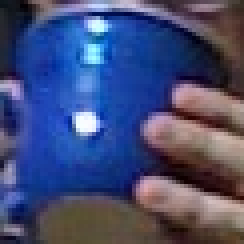
//> input picture opencv_extra/learning_opencv_v2/BlueCup.jpg, 61 x 61 px (shown 4 times larger)
$ ./ch7_ex7_1 BlueCup.jpg   (built with g++ and OpenCV 4)
//> lines starting //> are read from the running program, lines starting //| are printed output that depends on the picture
//
// Example 7-1. Histogram computation and display
//
//
/* License:
   July 20, 2011
   Standard BSD

   BOOK: It would be nice if you cited it:
   Learning OpenCV 2: Computer Vision with the OpenCV Library
     by Gary Bradski and Adrian Kaehler
     Published by O'Reilly Media

   AVAILABLE AT:
     http://www.amazon.com/Learning-OpenCV-Computer-Vision-Library/dp/0596516134
     Or: http://oreilly.com/catalog/9780596516130/
     ISBN-10: 0596516134 or: ISBN-13: 978-0596516130

   Main OpenCV site
   http://opencv.willowgarage.com/wiki/
   * An active user group is at:
     http://tech.groups.yahoo.com/group/OpenCV/
   * The minutes of weekly OpenCV development meetings are at:
     http://pr.willowgarage.com/wiki/OpenCV
*/
//
//
//

#include <opencv2/opencv.hpp>
#include <iostream>

using namespace cv;
using namespace std;

int main( int argc, char** argv )
{
    if(argc != 2) { cout << "Computer Color Histogram\nUsage: ch7_ex7_1 <imagename>" << endl; return -1; }
    Mat src = imread(argv[1],1);
//> src is the input picture: 61 rows x 61 cols, CV_8UC3; mean B, G, R 117.6, 76.4, 68

    if( src.empty() ) { cout << "Can not load " << argv[1] << endl; return -1; }

    // Compute the HSV image, and decompose it into separate planes.
    //
    Mat hsv; cvtColor(src, hsv, CV_BGR2HSV);
//> after `cvtColor(src, hsv, CV_BGR2HSV)`: hsv: 61 rows x 61 cols, CV_8UC3; mean H, S, V 89.8, 140.9, 128

    float h_ranges[] = {0, 180};
    float s_ranges[] = {0, 255};
    const float* ranges[] = {h_ranges, s_ranges};
    int histSize[] = {30, 32}, ch[] = {0, 1};

    Mat hist;
    // Compute the histogram
    calcHist(&hsv, 1, ch, noArray(), hist, 2, histSize, ranges, true);
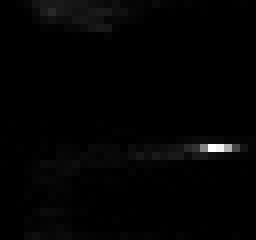
//> hist: 30 rows x 32 cols, CV_32FC1 (shown 8 times larger); min 0, max 303, mean 3.8; drawn with min black and max white

    normalize(hist, hist, 0, 255, NORM_MINMAX);

    int scale = 10;
    Mat hist_img(histSize[0]*scale, histSize[1]*scale, CV_8UC3);

    // Visualize our histogram.
    for( int h = 0; h < histSize[0]; h++ )
        for( int s = 0; s < histSize[1]; s++ )
        {
            float hval = hist.at<float>(h, s);
            rectangle(hist_img, Rect(h*scale, s*scale, scale, scale),
                      Scalar::all(hval), -1);
        }
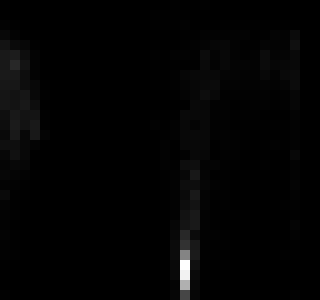
//> hist_img: 300 rows x 320 cols, CV_8UC3; min 0, max 255, mean 3.2

    imshow("image", src);
    imshow("H-S histogram", hist_img);
    waitKey();
    return 0;
}

$ run again, on opencv_extra/learning_opencv_v2/HandOutdoorColor.jpg
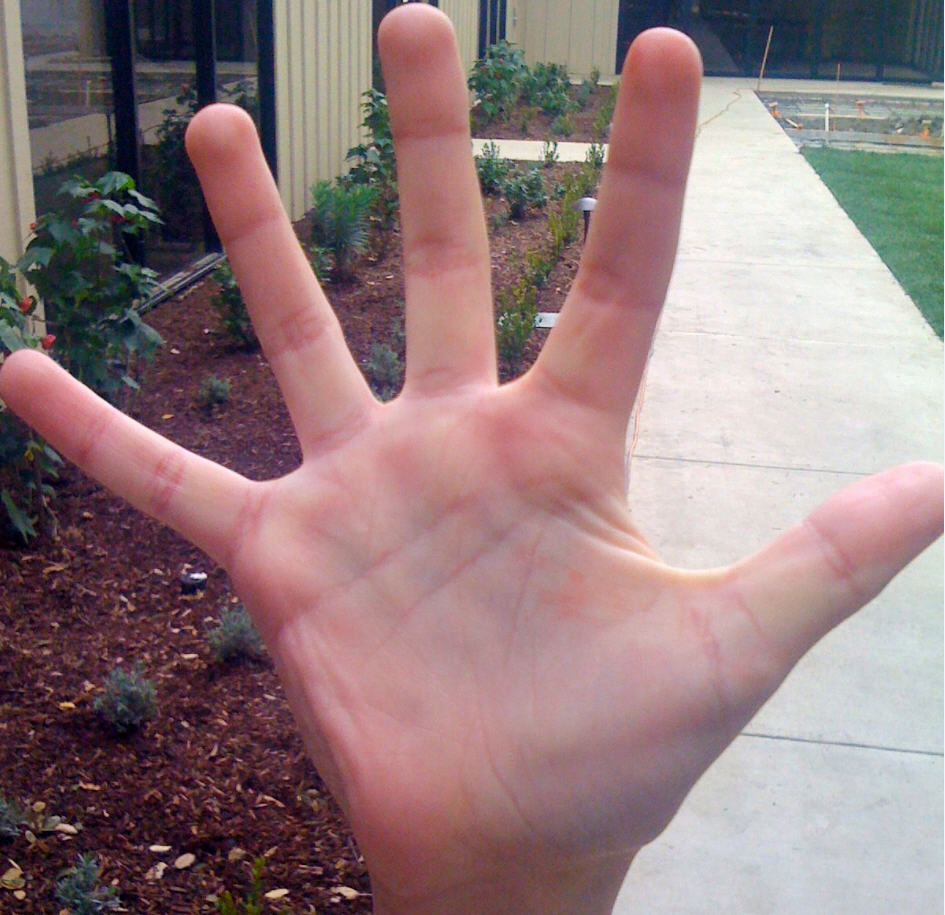
//> input picture opencv_extra/learning_opencv_v2/HandOutdoorColor.jpg, 945 x 915 px
//> src is the input picture: 915 rows x 945 cols, CV_8UC3; mean B, G, R 125.6, 123.8, 146.8
//> hsv: 915 rows x 945 cols, CV_8UC3; mean H, S, V 96.9, 70.7, 151.6
//> `calcHist(&hsv, 1, ch, noArray(), hist, 2, histSize, ranges, true);`:
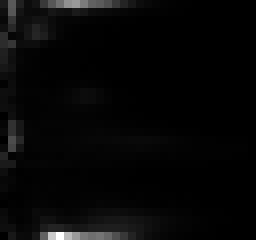
//> hist: 30 rows x 32 cols, CV_32FC1 (shown 8 times larger); min 0, max 31130, mean 898.2; drawn with min black and max white
//> after the loop `for( int h = 0; h < histSize[0]; h++ )`:
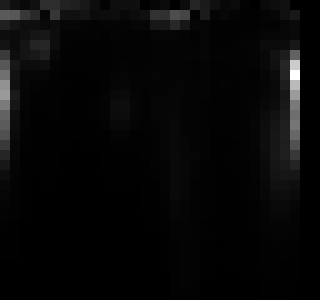
//> hist_img: 300 rows x 320 cols, CV_8UC3; min 0, max 255, mean 7.3

$ run again, on opencv_extra/learning_opencv_v2/HandOutdoorSunColor.jpg
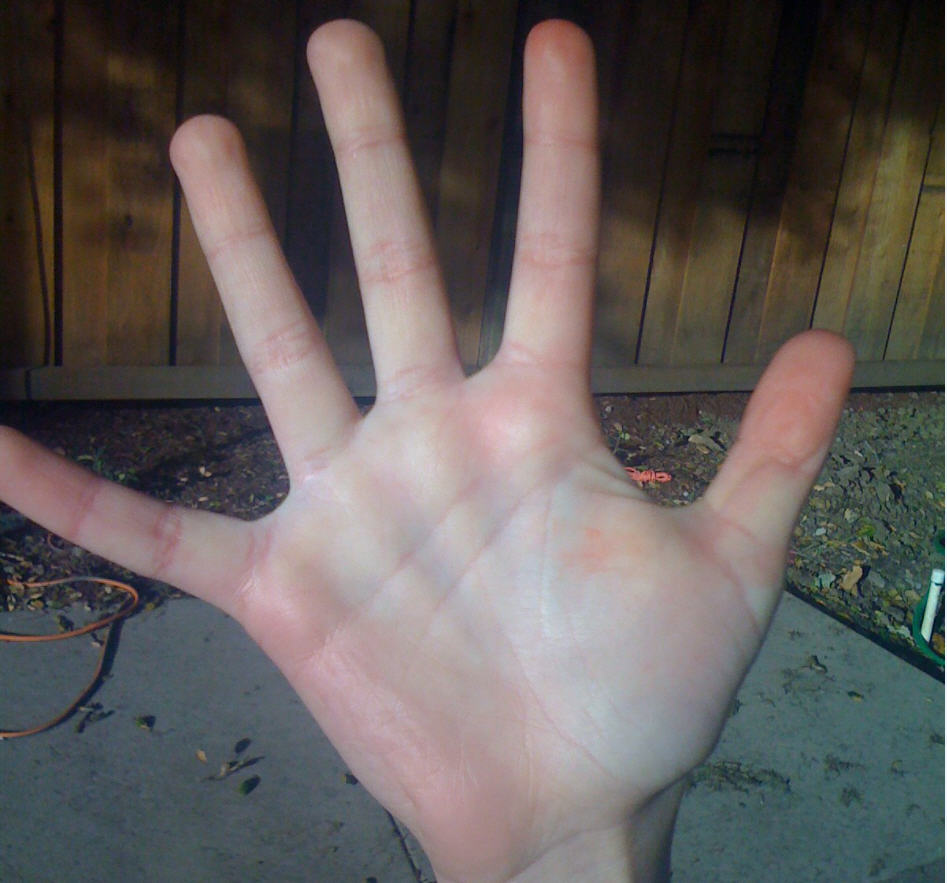
//> input picture opencv_extra/learning_opencv_v2/HandOutdoorSunColor.jpg, 947 x 883 px
//> src is the input picture: 883 rows x 947 cols, CV_8UC3; mean B, G, R 91.4, 93.1, 99.4
//> hsv: 883 rows x 947 cols, CV_8UC3; mean H, S, V 72.7, 64, 105.7
//> `calcHist(&hsv, 1, ch, noArray(), hist, 2, histSize, ranges, true);`:
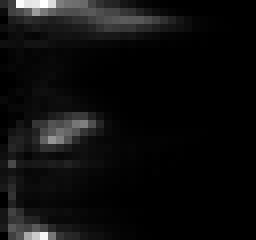
//> hist: 30 rows x 32 cols, CV_32FC1 (shown 8 times larger); min 0, max 15967, mean 870.7; drawn with min black and max white
//> after the loop `for( int h = 0; h < histSize[0]; h++ )`:
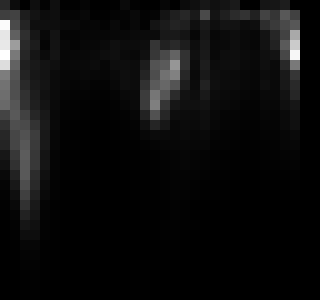
//> hist_img: 300 rows x 320 cols, CV_8UC3; min 0, max 255, mean 13.9
